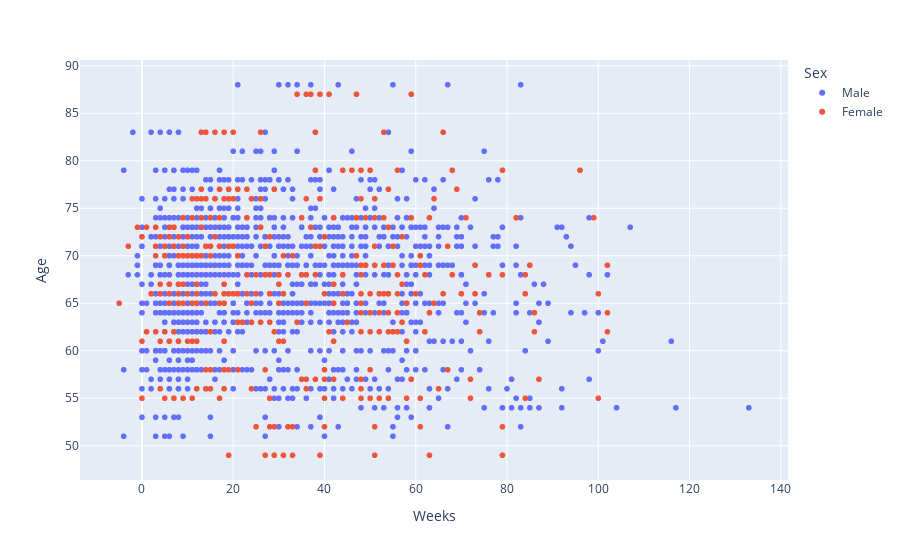

Here is the notebook cell this chart was saved with:
### Code cell
fig = px.scatter(train_df, x="Weeks", y="Age", color='Sex')
fig.show()

### Figure 1 — Plotly figure (JSON) as saved in the notebook; plotly's stock layout.template omitted (floating-point values rounded to 4 significant figures; data arrays with more than 128 entries replaced by an {"elided": "..."} marker saying what was removed)
{"data": [{"hovertemplate": "Sex=Male<br>Weeks=%{x}<br>Age=%{y}<extra></extra>", "legendgroup": "Male", "marker": {"color": "#636efa", "symbol": "circle"}, "mode": "markers", "name": "Male", "showlegend": true, "x": {"elided": "1224 int values"}, "xaxis": "x", "y": {"elided": "1224 int values"}, "yaxis": "y", "type": "scattergl"}, {"hovertemplate": "Sex=Female<br>Weeks=%{x}<br>Age=%{y}<extra></extra>", "legendgroup": "Female", "marker": {"color": "#EF553B", "symbol": "circle"}, "mode": "markers", "name": "Female", "showlegend": true, "x": {"elided": "325 int values"}, "xaxis": "x", "y": {"elided": "325 int values"}, "yaxis": "y", "type": "scattergl"}], "layout": {"xaxis": {"anchor": "y", "domain": [0, 1], "title": {"text": "Weeks"}}, "yaxis": {"anchor": "x", "domain": [0, 1], "title": {"text": "Age"}}, "legend": {"title": {"text": "Sex"}, "tracegroupgap": 0}, "margin": {"t": 60}}}
